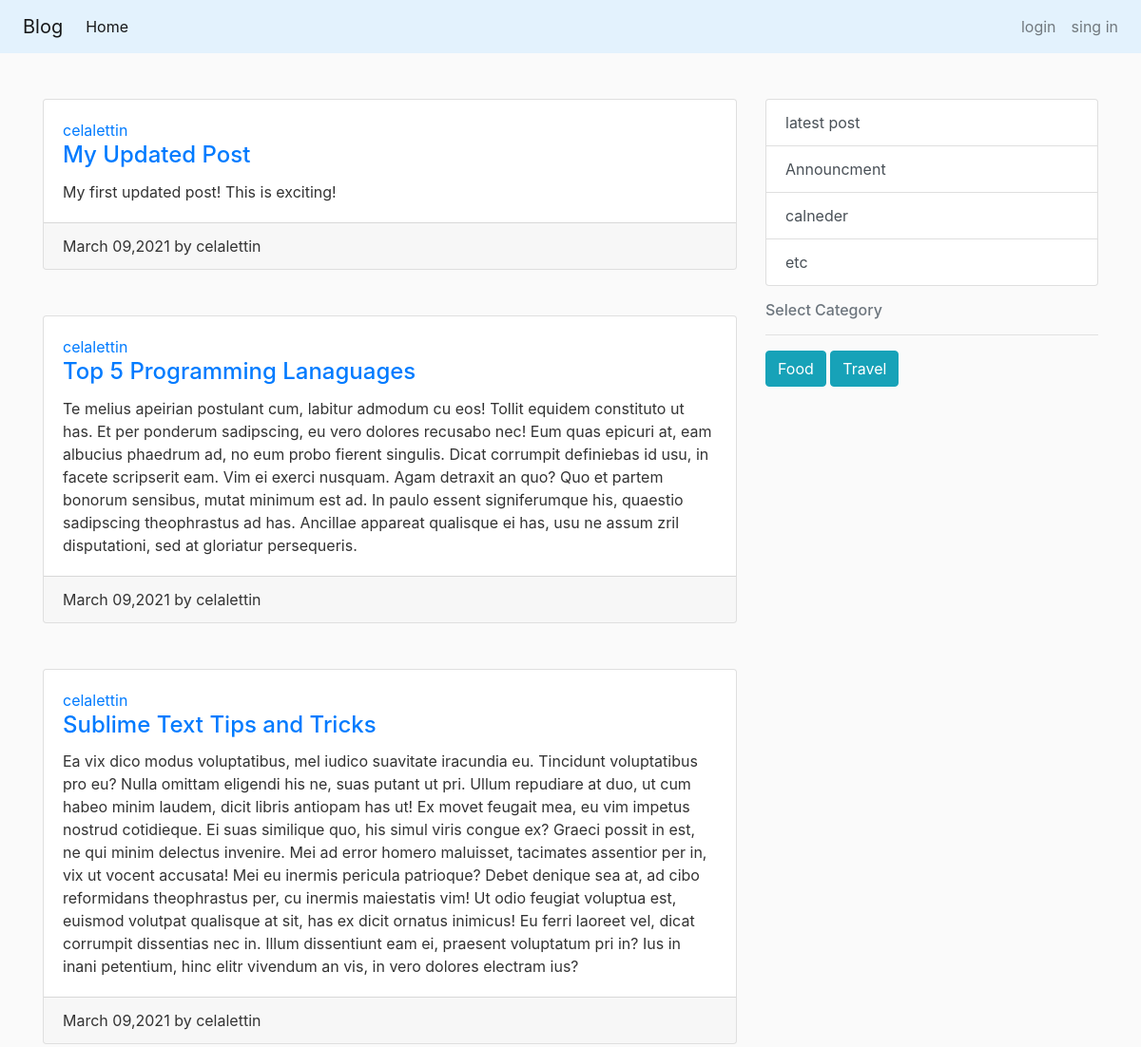
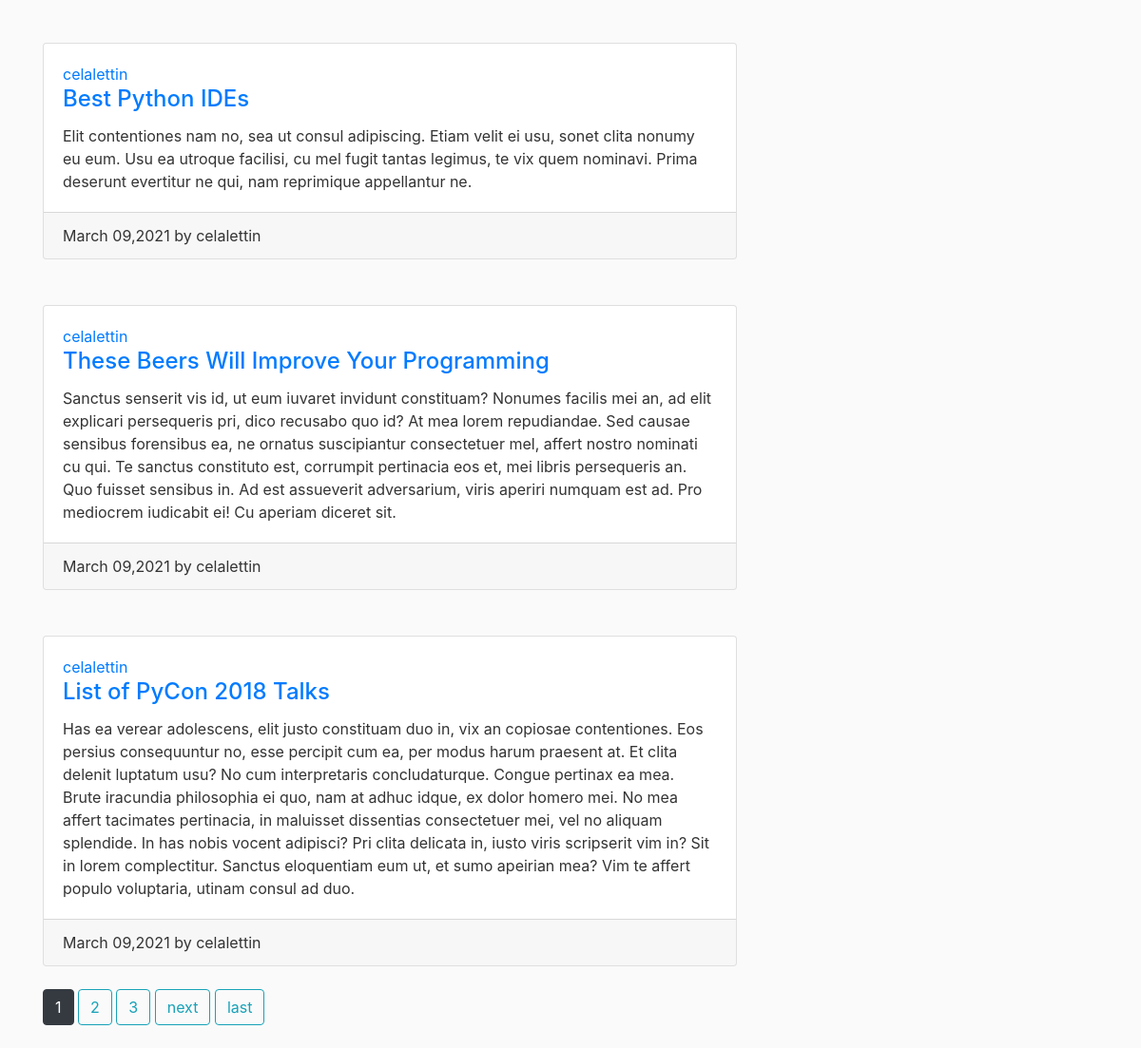
Page /user/celalettin on the committed database (2 pictures, top to bottom).
### blog/models.py (models this page shows, shortened)
class Post(models.Model):
    title = models.CharField(max_length=100)
    content = models.TextField()
    date_posted = models.DateField(default=timezone.now)
    author = models.ForeignKey(User, on_delete=models.CASCADE)

class Category(models.Model):
    categories = [
        ('Food', 'Food'),
        ('Travel', 'Travel'),
        ('Health', 'Health'),
        ('Personal ', 'Personal '),
        ('Political', 'Political'),
        ('Fashion', 'Fashion'),
    ]
    name = models.CharField(choices=categories, default="Food", max_length=10)
    slug = models.SlugField()
    posts = models.ManyToManyField(Post)
    def __str__(self) -> str:
        return self.name

### blog/views.py (the view)
# urls.py: path('user/<str:username>',UserPostListView.as_view(),name = 'user-posts'),
class UserPostListView(ListView):
    model = Post
    template_name = 'blog/user_posts.html'
    context_object_name = 'posts'
    ordering = ['-date_posted']
    paginate_by = 6
    def get_context_data(self, **kwargs):
        context = super().get_context_data(**kwargs)
        categories = Category.objects.all()
        context['categories'] = categories
        return context
    def get_queryset(self):
        user = get_object_or_404(User, username=self.kwargs.get('username'))
        return Post.objects.filter(author=user).order_by('-date_posted')

### blog/templates/blog/user_posts.html (shortened to what this page needs)
{% extends 'blog/base.html' %}
    {% block content %}
        {% for post in posts %}
        <div class="card text-left mt-5">
          <div class="card-body">
               <a href="{% url 'user-posts' post.author.username %} ">{{post.author}}</a>
            <h4 class="card-title"> <a href="{% url 'post-detail' post.id %} " > {{post.title}}   </a> </h4>
            <p class="card-text">{{post.content}}</p>
          </div>
          <div class="card-footer">{{post.date_posted|date:'F d,Y'}} by {{post.author}}</div>
        </div>
        {% endfor  %}
        <div class="mt-4">
     {% if is_paginated %}
          {% for num in page_obj.paginator.page_range %}
              {% if page_obj.number == num %}
                <a href="?page={{num}}" class="btn btn-dark mb-4">{{num}} </a>
              {% elif  num > page_obj.number|add:'-3' and num < page_obj.number|add:'3' %}
                <a href="?page={{num}}" class="btn btn-outline-info mb-4">{{num}} </a>
              {% endif %}
          {% endfor %}
            {% if page_obj.has_next %}
              <a href="?page={{page_obj.next_page_number}}" class="btn btn-outline-info mb-4">next </a>
              <a href="?page={{page_obj.paginator.num_pages}}"class="btn btn-outline-info mb-4">last </a>
            {% endif %}
     {% endif %}
      </div>
    {% endblock content %}

### blog/templates/blog/base.html (shortened to what this page needs)
{% load static %}
<!doctype html>
<html>
<head>
    <link rel="stylesheet" href="https://stackpath.bootstrapcdn.com/bootstrap/4.3.1/css/bootstrap.min.css"
>
    <link rel="stylesheet" href="{% static 'blog/main.css'%}">
</head>
<body>
    <header>
        <nav class="navbar navbar-expand-sm navbar-light   " style="background-color: #e3f2fd;">
            <a class=" navbar-brand ml-2" href="{% url  'blog-about'%}">Blog</a>
            <div class="collapse navbar-collapse" id="collapsibleNavId">
                <ul class="navbar-nav mr-auto mt-2 mt-lg-0">
                    <li class="nav-item active">
                        <a class="nav-link" href="{% url  'blog-home'%}">Home <span class="sr-only">(current)</span></a>
                    </li>
                </ul>
                <ul class="ml-auto navbar-nav">
                    {% if user.is_authenticated %}
                    <li class="nav-item">
                        <a class="nav-link" href="{% url 'post-create' %}">Create Post</a>
                    </li>
                    <li class="nav-item">
                        <a class="nav-link" href="{% url 'logout' %}">Logout</a>
                    </li>
                    <li class="nav-item">
                        <a class="nav-link" href="{% url 'profile' %}">profile</a>
                    </li>
                    {% else %}
                    <li class="nav-item">
                        <a class="nav-link" href="{% url 'login' %}">login</a>
                    </li>
                    <li class="nav-item ">
                        <a class="nav-link" href="{% url 'register' %}">sing in </a>
                    </li>
                    {% endif %}
                </ul>
            </div>
        </nav>
    </header>
    <main class="container">
        <div class="row ">
            <div class="col-md-8">
                {% block content %} {% endblock %}
            </div>
            <div class="col-md-4 mt-5">
                <div class="list-group">
                    <a href="#" class="list-group-item list-group-item-action ">latest post </a>
                    <a href="#" class="list-group-item list-group-item-action">Announcment </a>
                    <a href="#" class="list-group-item list-group-item-action "> calneder</a>
                    <a href="#" class="list-group-item list-group-item-action "> etc</a>
                </div>
                {% if categories %}
                <div class="categories mt-3">
                    <h6 class="text-muted">Select Category</h6>
                    <hr>
                    {% for category in categories %}
                    <a class="btn btn-info" href="{% url  'category-posts' category.slug %}">{{category}}</a>
                    {% endfor %}
                </div>
                {% endif %}
            </div>
        </div>
    </main>
</body>
</html>

### blog/static/blog/main.css (style rules this page uses)
body { background: #fafafa; color: #333333; }
h1, h2, h3, h4, h5, h6 { color: #444444; }
ul { margin: 0; }

### rows in the picture
Post: author "celalettin", title "My Updated Post", content "My first updated post! This is exciting!", date_posted "March 09,2021"
Post: author "celalettin", title "Top 5 Programming Lanaguages", content "Te melius apeirian postulant cum, labitur admodum cu eos! Tollit equidem constituto ut has. Et per ponderum sadipscing, eu vero dolores recusabo nec! Eum quas epicuri at, eam albucius phaedrum ad, no eum probo fierent singulis. Dicat corrumpit definiebas id usu, in facete scripserit eam. Vim ei exerci nusquam. Agam detraxit an quo? Quo et partem bonorum sensibus, mutat minimum est ad. In paulo essent signiferumque his, quaestio sadipscing theophrastus ad has. Ancillae appareat qualisque ei has, usu ne assum zril disputationi, sed at gloriatur persequeris.", date_posted "March 09,2021"
Post: author "celalettin", title "Sublime Text Tips and Tricks", content "Ea vix dico modus voluptatibus, mel iudico suavitate iracundia eu. Tincidunt voluptatibus pro eu? Nulla omittam eligendi his ne, suas putant ut pri. Ullum repudiare at duo, ut cum habeo minim laudem, dicit libris antiopam has ut! Ex movet feugait mea, eu vim impetus nostrud cotidieque. Ei suas similique quo, his simul viris congue ex? Graeci possit in est, ne qui minim delectus invenire. Mei ad error homero maluisset, tacimates assentior per in, vix ut vocent accusata! Mei eu inermis pericula patrioque? Debet denique sea at, ad cibo reformidans theophrastus per, cu inermis maiestatis vim! Ut odio feugiat voluptua est, euismod volutpat qualisque at sit, has ex dicit ornatus inimicus! Eu…", date_posted "March 09,2021"
Post: author "celalettin", title "Best Python IDEs", content "Elit contentiones nam no, sea ut consul adipiscing. Etiam velit ei usu, sonet clita nonumy eu eum. Usu ea utroque facilisi, cu mel fugit tantas legimus, te vix quem nominavi. Prima deserunt evertitur ne qui, nam reprimique appellantur ne.", date_posted "March 09,2021"
Post: author "celalettin", title "These Beers Will Improve Your Programming", content "Sanctus senserit vis id, ut eum iuvaret invidunt constituam? Nonumes facilis mei an, ad elit explicari persequeris pri, dico recusabo quo id? At mea lorem repudiandae. Sed causae sensibus forensibus ea, ne ornatus suscipiantur consectetuer mel, affert nostro nominati cu qui. Te sanctus constituto est, corrumpit pertinacia eos et, mei libris persequeris an. Quo fuisset sensibus in. Ad est assueverit adversarium, viris aperiri numquam est ad. Pro mediocrem iudicabit ei! Cu aperiam diceret sit.", date_posted "March 09,2021"
Post: author "celalettin", title "List of PyCon 2018 Talks", content "Has ea verear adolescens, elit justo constituam duo in, vix an copiosae contentiones. Eos persius consequuntur no, esse percipit cum ea, per modus harum praesent at. Et clita delenit luptatum usu? No cum interpretaris concludaturque. Congue pertinax ea mea. Brute iracundia philosophia ei quo, nam at adhuc idque, ex dolor homero mei. No mea affert tacimates pertinacia, in maluisset dissentias consectetuer mei, vel no aliquam splendide. In has nobis vocent adipisci? Pri clita delicata in, iusto viris scripserit vim in? Sit in lorem complectitur. Sanctus eloquentiam eum ut, et sumo apeirian mea? Vim te affert populo voluptaria, utinam consul ad duo.", date_posted "March 09,2021"
Category: name "Food"
Category: name "Travel"

### other values in the picture
{{ num }} "1"
{{ num }} "2" "3"
